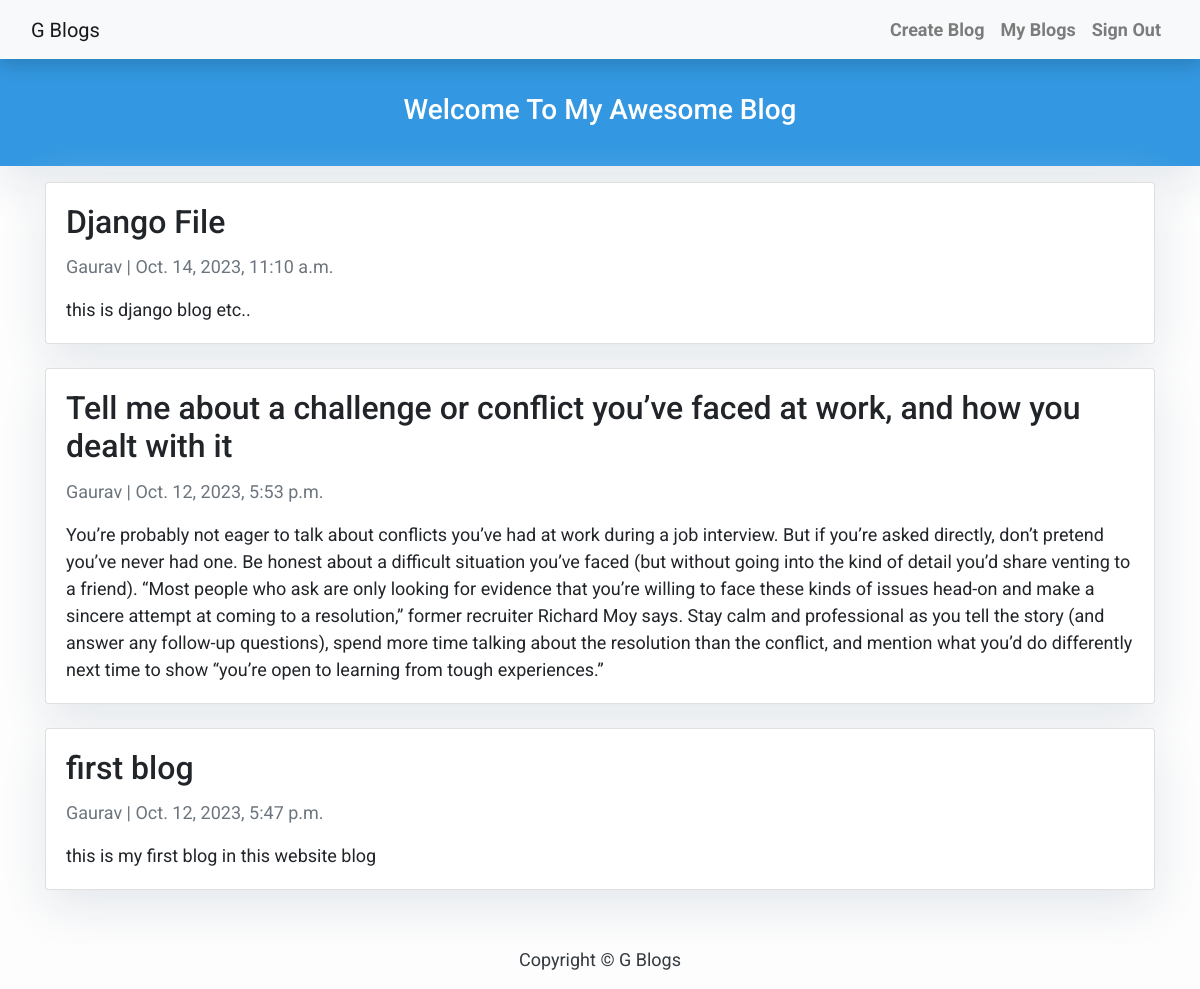
Screenshot of /myblogs/ (signed in) with the database file from the repository.
### blog/models.py (models this page shows, shortened)
class Post(models.Model):
    title = models.CharField(max_length=200, unique=True)
    slug = models.SlugField(max_length=200, unique=True)
    author = models.ForeignKey(User, on_delete= models.CASCADE,related_name='blog_posts')
    updated_on = models.DateTimeField(auto_now= True)
    content = models.TextField()
    created_on = models.DateTimeField(auto_now_add=True)
    status = models.IntegerField(choices=STATUS, default=1)
    class Meta:
        ordering = ['-created_on']

### blog/views.py (the view)
# urls.py: path('myblogs/',mypost,name="myblogs"),
def mypost(request):
    posts = Post.objects.filter(author = request.user)
    return render(request , "mypost.html" , {'posts':posts})

### templates/mypost.html (shortened to what this page needs)
{% extends "base.html" %}
{% block content %}
<header class="masthead">
    <div class="container">
        <div class="row">
            <div class=" col-md-8 col-md-10 mx-auto">
                <div class="site-heading">
                    <h3 class=" site-heading my-4 mt-3 text-white text-center"> Welcome To My Awesome Blog </h3>
                </div>
            </div>
        </div>
    </div>
</header>
<div class="container">
    <div class="row">
        <div class="col mt-3 left">
            {% for x in posts %}
            <div class="card mb-4 w-100">
                <div class="card-body">
                    <h2 class="card-title h2">{{ x.title }}</h2>
                    <p class="card-text text-muted ">{{ x.author }} | {{ x.created_on}} </p>
                    <p class="card-text">{{x.content}}</p>
                </div>
            </div>
            {% endfor %}
        </div>
    </div>
</div>
{%endblock%}

### templates/base.html (shortened to what this page needs)
{% load static %}
<!DOCTYPE html>
<html>
    <head>
        <link href="https://cdn.jsdelivr.net/npm/bootstrap@5.0.2/dist/css/bootstrap.min.css" rel="stylesheet">
        <link rel="stylesheet" href="https://maxcdn.bootstrapcdn.com/bootstrap/4.0.0/css/bootstrap.min.css"
 />
    </head>
    <body>
        <nav class="navbar navbar-expand-lg navbar-light bg-light shadow" id="mainNav">
            <div class="container-fluid">
                <a class="navbar-brand" href="{% url 'home' %}">G Blogs</a>
                <div class="collapse navbar-collapse" id="navbarResponsive">
                    <ul class="navbar-nav ml-auto">
                        <li class="nav-item text-black">
                            <a class="nav-link text-black font-weight-bold" href="{% url 'create_post' %}">Create Blog</a>
                        </li>
                        <li class="nav-item text-black">
                            <a class="nav-link text-black font-weight-bold" href="{% url 'myblogs' %}">My Blogs</a>
                        </li>
                        <li class="nav-item text-black">
                            <a class="nav-link text-black font-weight-bold" href="{% url 'signout' %}">Sign Out</a>
                        </li>
                    </ul>
                </div>
            </div>
        </nav>
        {% block content %}{% endblock content %}
        <footer class="py-3 bg-grey mt-3">
            <p class="m-0 text-dark text-center ">Copyright &copy; G Blogs</p>
        </footer>
    </body>
</html>

### templates/base.html (style rules this page uses)
body { font-family: "Roboto", sans-serif; font-size: 17px; background-color: #fdfdfd; }
.shadow { box-shadow: 0 4px 2px -2px rgba(0, 0, 0, 0.1); }
.masthead { background: #3398E1; height: auto; padding-bottom: 15px; box-shadow: 0 16px 48px #E3E7EB; padding-top: 10px; }

### templates/mypost.html (style rules this page uses)
body { font-family: "Roboto", sans-serif; font-size: 18px; background-color: #fdfdfd; }
.card { box-shadow: 0 16px 48px #E3E7EB; }

### rows the page displays
Post: title "Django File", author "Gaurav", created_on "Oct. 14, 2023, 11:10 a.m.", content "this is django blog etc.."
Post: title "Tell me about a challenge or conflict you’ve faced at work, and how you dealt with it", author "Gaurav", created_on "Oct. 12, 2023, 5:53 p.m.", content "You’re probably not eager to talk about conflicts you’ve had at work during a job interview. But if you’re asked directly, don’t pretend you’ve never had one. Be honest about a difficult situation you’ve faced (but without going into the kind of detail you’d share venting to a friend). “Most people who ask are only looking for evidence that you’re willing to face these kinds of issues head-on and make a sincere attempt at coming to a resolution,” former recruiter Richard Moy says. Stay calm and professional as you tell the story (and answer any follow-up questions), spend more time talking about the resolution than the conflict, and mention what you’d do differently next time to show…"
Post: title "first blog", author "Gaurav", created_on "Oct. 12, 2023, 5:47 p.m.", content "this is my first blog in this website blog"
